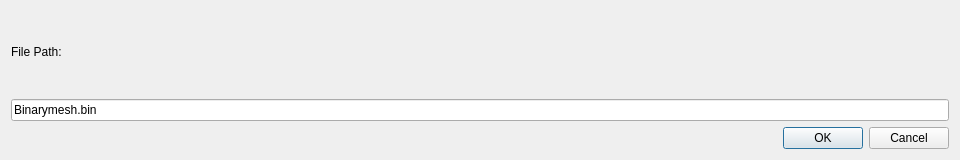
<?xml version="1.0" encoding="UTF-8"?>
<ui version="4.0">
 <class>ProgressiveDecompressionDialog</class>
 <widget class="QDialog" name="ProgressiveDecompressionDialog">
  <property name="geometry">
   <rect>
    <x>0</x>
    <y>0</y>
    <width>960</width>
    <height>160</height>
   </rect>
  </property>
  <property name="windowTitle">
   <string>ProgressiveDecompression</string>
  </property>
  <layout class="QVBoxLayout" name="verticalLayout">
   <item>
    <widget class="QLabel" name="label">
     <property name="text">
      <string>File Path:</string>
     </property>
    </widget>
   </item>
   <item>
    <widget class="QLineEdit" name="FilePath">
     <property name="text">
      <string>Binarymesh.bin</string>
     </property>
    </widget>
   </item>
   <item>
    <widget class="QDialogButtonBox" name="buttonBox">
     <property name="orientation">
      <enum>Qt::Horizontal</enum>
     </property>
     <property name="standardButtons">
      <set>QDialogButtonBox::Cancel|QDialogButtonBox::Ok</set>
     </property>
    </widget>
   </item>
  </layout>
 </widget>
 <resources/>
 <connections>
  <connection>
   <sender>buttonBox</sender>
   <signal>accepted()</signal>
   <receiver>ProgressiveDecompressionDialog</receiver>
   <slot>accept()</slot>
   <hints>
    <hint type="sourcelabel">
     <x>248</x>
     <y>254</y>
    </hint>
    <hint type="destinationlabel">
     <x>157</x>
     <y>274</y>
    </hint>
   </hints>
  </connection>
  <connection>
   <sender>buttonBox</sender>
   <signal>rejected()</signal>
   <receiver>ProgressiveDecompressionDialog</receiver>
   <slot>reject()</slot>
   <hints>
    <hint type="sourcelabel">
     <x>316</x>
     <y>260</y>
    </hint>
    <hint type="destinationlabel">
     <x>286</x>
     <y>274</y>
    </hint>
   </hints>
  </connection>
 </connections>
</ui>
